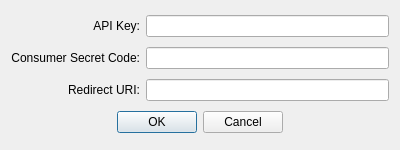
<?xml version="1.0" encoding="UTF-8"?>
<ui version="4.0">
 <class>ElanceSettingsDialog</class>
 <widget class="QDialog" name="ElanceSettingsDialog">
  <property name="geometry">
   <rect>
    <x>0</x>
    <y>0</y>
    <width>400</width>
    <height>150</height>
   </rect>
  </property>
  <property name="minimumSize">
   <size>
    <width>400</width>
    <height>150</height>
   </size>
  </property>
  <property name="maximumSize">
   <size>
    <width>400</width>
    <height>150</height>
   </size>
  </property>
  <property name="windowTitle">
   <string>Elance Settings</string>
  </property>
  <layout class="QGridLayout" name="gridLayout">
   <item row="0" column="1">
    <widget class="QLineEdit" name="apiKeyLineEdit"/>
   </item>
   <item row="2" column="0">
    <widget class="QLabel" name="label_3">
     <property name="text">
      <string>Redirect URI:</string>
     </property>
     <property name="alignment">
      <set>Qt::AlignRight|Qt::AlignTrailing|Qt::AlignVCenter</set>
     </property>
    </widget>
   </item>
   <item row="0" column="0">
    <widget class="QLabel" name="label">
     <property name="text">
      <string>API Key:</string>
     </property>
     <property name="alignment">
      <set>Qt::AlignRight|Qt::AlignTrailing|Qt::AlignVCenter</set>
     </property>
    </widget>
   </item>
   <item row="1" column="0">
    <widget class="QLabel" name="label_2">
     <property name="text">
      <string>Consumer Secret Code:</string>
     </property>
     <property name="alignment">
      <set>Qt::AlignRight|Qt::AlignTrailing|Qt::AlignVCenter</set>
     </property>
    </widget>
   </item>
   <item row="2" column="1">
    <widget class="QLineEdit" name="redirectUriLineEdit"/>
   </item>
   <item row="1" column="1">
    <widget class="QLineEdit" name="secretCodeLineEdit"/>
   </item>
   <item row="3" column="0" colspan="2">
    <widget class="QDialogButtonBox" name="buttonBox">
     <property name="standardButtons">
      <set>QDialogButtonBox::Cancel|QDialogButtonBox::Ok</set>
     </property>
     <property name="centerButtons">
      <bool>true</bool>
     </property>
    </widget>
   </item>
  </layout>
 </widget>
 <layoutdefault spacing="6" margin="11"/>
 <tabstops>
  <tabstop>apiKeyLineEdit</tabstop>
  <tabstop>secretCodeLineEdit</tabstop>
  <tabstop>redirectUriLineEdit</tabstop>
 </tabstops>
 <resources/>
 <connections/>
</ui>
